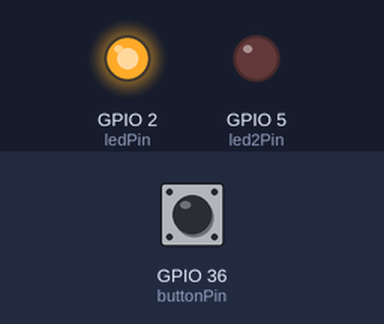
This program was run on a simulated ESP32. Shown: output pins drawn as LEDs (lit = HIGH). The test bench sets the inputs (shaded band); at power-on: GPIO 36 (buttonPin) HIGH.

Above: at 1.2 s.
1.3 s: GPIO 36 (buttonPin) pulled LOW for 0.15 s
At 1.37 s:
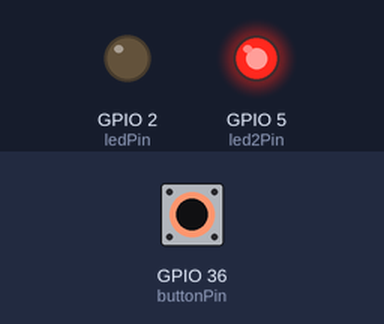
2.9 s: GPIO 36 (buttonPin) pulled LOW for 3.2 s
At 7.4 s:
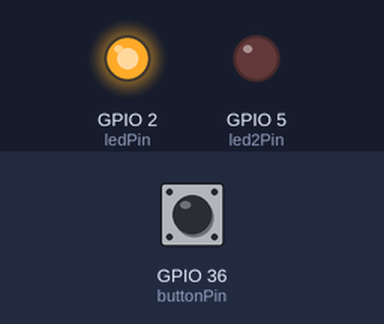
Timing chart, 0 to 8.9 s (numbered marks = the images above; inputs shaded):
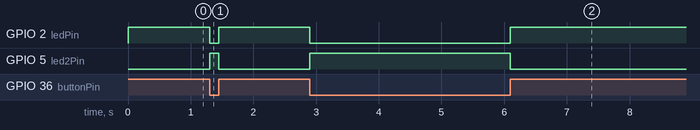

Measured:
- after the input at 1.3 s, GPIO 2 (ledPin): HIGH → LOW at once, → HIGH 0.15 s later; GPIO 5 (led2Pin): LOW → HIGH at once, → LOW 0.15 s later
- after the input at 2.9 s, GPIO 2 (ledPin): HIGH → LOW at once, → HIGH 3.2 s later; GPIO 5 (led2Pin): LOW → HIGH at once, → LOW 3.2 s later

The program:

main.cpp
```cpp
#include <Arduino.h>
const int buttonPin = 36;                       // the number of the pushbutton pin
const int ledPin =  2;
const int led2Pin =  5;                      // the number of the LED pin
int buttonState = 0;                           // variable for reading the pushbutton status
void setup() {
    pinMode(ledPin, OUTPUT);
    pinMode(led2Pin, OUTPUT);                 // initialize the LED pin as an output:
    pinMode(buttonPin, INPUT_PULLUP);          // initialize the pushbutton pin as an input:
}
void loop() {
   buttonState = digitalRead(buttonPin);       // read the state of the pushbutton value:
   if (buttonState == HIGH) {                  // check if the pushbutton is pressed. If it is, the buttonState is HIGH:
       digitalWrite(ledPin, HIGH);
       digitalWrite(led2Pin, LOW);            // turn LED on:
   } else {
       digitalWrite(ledPin, LOW);
       digitalWrite(led2Pin, HIGH);              // turn LED off:
   }
}                
```
